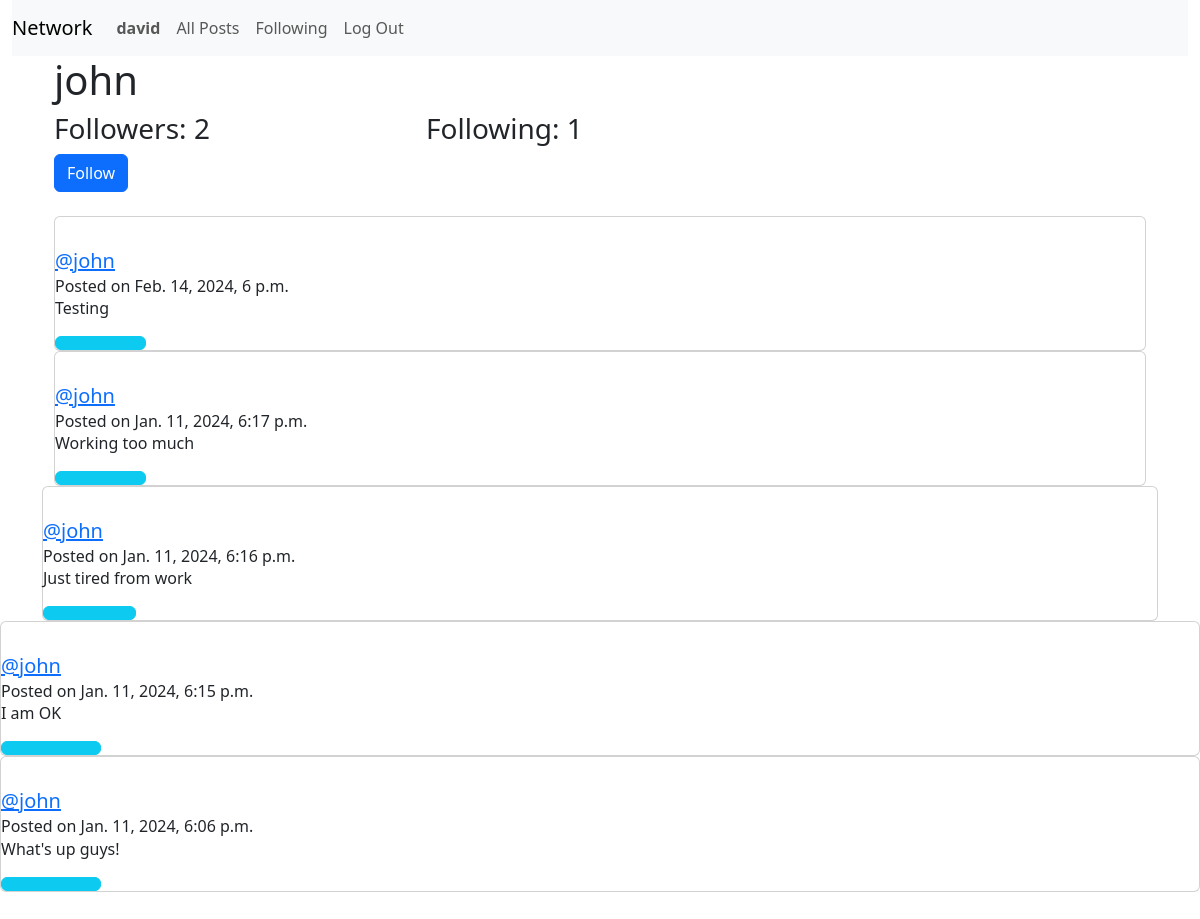
The page /profile/2 (signed in) on the database its author committed.
### network/models.py (models this page shows, shortened)
class User(AbstractUser):
    pass

class Post(models.Model):
    content = models.CharField(max_length=140)
    user = models.ForeignKey(User, on_delete=models.CASCADE, related_name="author")
    date = models.DateTimeField(auto_now_add=True)

### network/views.py (the view)
# urls.py: path("profile/<int:user_id>", views.profile, name="profile"),
def profile(request, user_id):
    user = User.objects.get(pk=user_id)
    userPosts = Post.objects.filter(user=user).order_by("id").reverse()
    following = Follow.objects.filter(follower=user)
    followers = Follow.objects.filter(followed=user)
    try:
        checkFollow = followers.filter(user=user.objects.get(pk=request.user.id))
        if len(checkFollow) != 0:
            isFollowing = True
        else:
            isFollowing = False
    except:
        isFollowing = False
    paginator = Paginator(userPosts, 10)
    page_number = request.GET.get('page')
    page_posts = paginator.get_page(page_number)
    return render(request, "network/profile.html", {
        "username": user.username,
        "page_posts": page_posts,
        "following": following,
        "followers": followers,
        "user_profile": user,
    })

### network/templates/network/profile.html (shortened to what this page needs)
{% extends "network/layout.html" %}
{% block body %}
    <div class="container">
        <h1>{{ username }}</h1>
            <div>
                <div class="row">
                    <h3 class="col-4">Followers: {{ followers.count }}</h3>
                    <h3 class="col-4">Following: {{ following.count }}</h3>
                    {% if user.is_authenticated %}
                        {% if user != user_profile %}
                            {% if isFollowing %}
                                <form action="{% url 'follow' %}" method="post">
                                    {% csrf_token %}
                                    <input type="hidden" name="user_follow" value="{{ user_profile }}">
                                    <input type="submit" class="btn btn-primary" value="Unfollow">
                                </form>
                            {% else %}
                                <form action="{% url 'follow' %}" method="post">
                                    <input type="submit" class='btn btn-primary' value="Follow">
                                </form>
                            {% endif %}
                        {% endif %}
                    {% endif %}
                </div>
            </div>
        <br/>
        <div class="all-posts">
            {% for post in page_posts %}
                    <div class="card">
                        <div class="card-body"></div>
                            <h5 class="card-title"><a href="{% url 'profile' user_id=post.user.id %}">@{{ post.user }}</a></h5>
                            <h6 class="card-subtitle">Posted on {{ post.date }}</h6>
                            <p class="card-text"> {{ post.content }}</p>
                            {% if post.id in youLiked %}
                            <button class="btn btn-info col-1" onclick="likeHandler('{{ post.id }}', '{{ youLiked }}')" id="{{ post.id }}">
                                <i class="fas fa-thumbs-down"></i>
                            </button>
                            {% else %}
                            <button class="btn btn-info col-1" onclick="likeHandler('{{ post.id }}', '{{ youLiked }}')" id="{{ post.id }}">
                            </button>
                            {% endif %}
                        </div>
                    </div>
            {% endfor %}
        <br/>
{% endblock %}

### network/templates/network/layout.html (shortened to what this page needs)
{% load static %}
<!DOCTYPE html>
<html lang="en">
  <head>
    <link href="https://cdn.jsdelivr.net/npm/bootstrap@5.3.2/dist/css/bootstrap.min.css" rel="stylesheet">
    <link rel="stylesheet" href="https://cdn.jsdelivr.net/npm/bootstrap-icons@1.11.3/font/bootstrap-icons.min.css">
  </head>
    <body>
        <div class="container-fluid">
            <nav class="navbar navbar-expand-lg navbar-light bg-light">
                <a class="navbar-brand" href="{% url 'index' %}">Network</a>
                <div>
                <ul class="navbar-nav mr-auto">
                    {% if user.is_authenticated %}
                        <li class="nav-item">
                            <a class="nav-link" href="{% url 'profile' user_id=user.id %}"><strong>{{ user.username }}</strong></a>
                        </li>
                    {% endif %}
                    <li class="nav-item">
                    <a class="nav-link" href="{% url 'index' %}">All Posts</a>
                    </li>
                    {% if user.is_authenticated %}
                        <li class="nav-item">
                            <a class="nav-link" href="{% url 'following' %}">Following</a>
                        </li>
                        <li class="nav-item">
                            <a class="nav-link" href="{% url 'logout' %}">Log Out</a>
                        </li>
                    {% endif %}
                </ul>
                </div>
            </nav>
        </div>
        <div class="container">
            {% block body %}
            {% endblock %}
    </body>
</html>

### rows shown on the page
User: username "david"
User: username "john"
Post: user "john", date "Feb. 14, 2024, 6 p.m.", content "Testing"
Post: user "john", date "Jan. 11, 2024, 6:17 p.m.", content "Working too much"
Post: user "john", date "Jan. 11, 2024, 6:16 p.m.", content "Just tired from work"
Post: user "john", date "Jan. 11, 2024, 6:15 p.m.", content "I am OK"
Post: user "john", date "Jan. 11, 2024, 6:06 p.m.", content "What's up guys!"

### other values the page prints
{{ followers.count }} "2"
{{ following.count }} "1"
